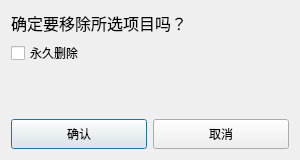
<?xml version="1.0" encoding="UTF-8"?>
<ui version="4.0">
 <class>mAIMsgRemoveClass</class>
 <widget class="QDialog" name="mAIMsgRemoveClass">
  <property name="geometry">
   <rect>
    <x>0</x>
    <y>0</y>
    <width>300</width>
    <height>160</height>
   </rect>
  </property>
  <property name="windowTitle">
   <string>mAIMsgRemove</string>
  </property>
  <layout class="QGridLayout" name="gridLayout_2">
   <item row="0" column="0">
    <layout class="QGridLayout" name="gridLayout">
     <item row="3" column="0">
      <layout class="QHBoxLayout" name="horizontalLayout">
       <item>
        <widget class="QPushButton" name="pushButton_Sure">
         <property name="minimumSize">
          <size>
           <width>0</width>
           <height>30</height>
          </size>
         </property>
         <property name="maximumSize">
          <size>
           <width>16777215</width>
           <height>30</height>
          </size>
         </property>
         <property name="text">
          <string>确认</string>
         </property>
        </widget>
       </item>
       <item>
        <widget class="QPushButton" name="pushButton_Cancel">
         <property name="minimumSize">
          <size>
           <width>0</width>
           <height>30</height>
          </size>
         </property>
         <property name="maximumSize">
          <size>
           <width>16777215</width>
           <height>30</height>
          </size>
         </property>
         <property name="text">
          <string>取消</string>
         </property>
        </widget>
       </item>
      </layout>
     </item>
     <item row="0" column="0">
      <widget class="QLabel" name="label">
       <property name="font">
        <font>
         <pointsize>12</pointsize>
         <weight>50</weight>
         <italic>false</italic>
         <bold>false</bold>
        </font>
       </property>
       <property name="text">
        <string>确定要移除所选项目吗？</string>
       </property>
       <property name="margin">
        <number>0</number>
       </property>
      </widget>
     </item>
     <item row="1" column="0">
      <widget class="QCheckBox" name="checkBox">
       <property name="text">
        <string>永久删除</string>
       </property>
      </widget>
     </item>
     <item row="2" column="0">
      <spacer name="verticalSpacer">
       <property name="orientation">
        <enum>Qt::Vertical</enum>
       </property>
       <property name="sizeHint" stdset="0">
        <size>
         <width>20</width>
         <height>40</height>
        </size>
       </property>
      </spacer>
     </item>
    </layout>
   </item>
  </layout>
 </widget>
 <layoutdefault spacing="6" margin="11"/>
 <resources/>
 <connections/>
</ui>
